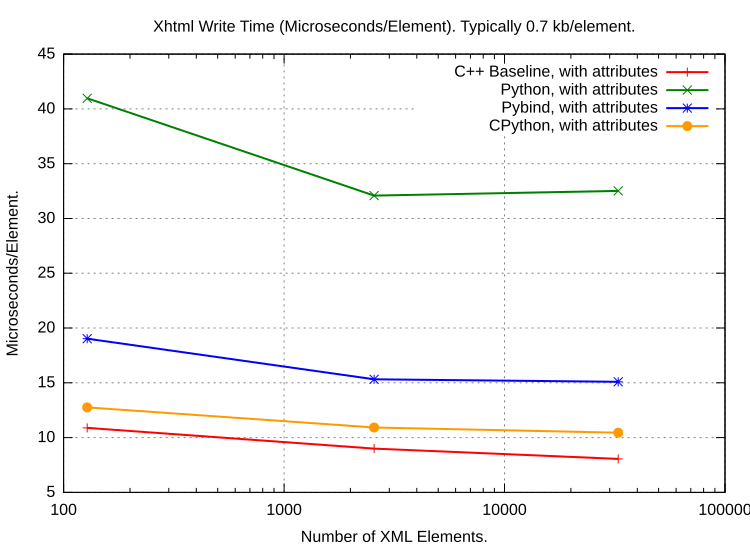

Reproduce this figure in gnuplot.
set logscale x
set grid
set title "Xhtml Write Time (Microseconds/Element). Typically 0.7 kb/element."
set xlabel "Number of XML Elements."
set xtics
#set format x ""

#set logscale y
set ylabel "Microseconds/Element."
# set yrange [8:35]
# set ytics 8,35,3
#set yrange [0:50]

# set logscale y2
# set y2label "Bytes"
# set y2range [1:1e9]
# set y2tics

set pointsize 1
set datafile separator whitespace#"\t"
set datafile missing "NaN"
# Curve fit
#cost(x) = a + (b / (x/1024))
#fit cost(x) "XhtmlWriteRate.dat" using 1:2 via a,b

Rate(x,y) = 1e6 * y / x

set terminal svg size 750,550           # choose the file format
#set terminal svg size 600,400           # choose the file format
set output "XhtmlWriteRateWithAttrs.svg"   # choose the output device

#set key title "Window Length"

#  lw 2 pointsize 2
#plot "XhtmlWriteTime.dat" using 1:(Rate($1,$2)) t "C++ Baseline, No attributes" with linespoints, \
    "XhtmlWriteTime.dat" using 1:(Rate($1,$3)) t "C++ Baseline, with attributes" with linespoints, \
    "XhtmlWriteTime.dat" using 1:(Rate($1,$4)) t "Python, No attributes" with linespoints, \
    "XhtmlWriteTime.dat" using 1:(Rate($1,$5)) t "Python, with attributes" with linespoints, \
    "XhtmlWriteTime.dat" using 1:(Rate($1,$6)) t "Pybind, No attributes" with linespoints, \
    "XhtmlWriteTime.dat" using 1:(Rate($1,$7)) t "Pybind, with attributes" with linespoints, \
    "XhtmlWriteTime.dat" using 1:(Rate($1,$8)) t "CPython, No attributes" with linespoints, \
    "XhtmlWriteTime.dat" using 1:(Rate($1,$9)) t "CPython, with attributes" with linespoints

# No attributes
#plot "XhtmlWriteTime.dat" using 1:(Rate($1,$2)) t "C++ Baseline" with linespoints lw 2, \
    "XhtmlWriteTime.dat" using 1:(Rate($1,$4)) t "Python" with linespoints lw 2, \
    "XhtmlWriteTime.dat" using 1:(Rate($1,$6)) t "Pybind" with linespoints lw 2, \
    "XhtmlWriteTime.dat" using 1:(Rate($1,$8)) t "CPython" with linespoints lw 2 lt 7

# With Attributes only
plot "XhtmlWriteTime.dat" using 1:(Rate($1,$3)) t "C++ Baseline, with attributes" with linespoints lw 2, \
    "XhtmlWriteTime.dat" using 1:(Rate($1,$5)) t "Python, with attributes" with linespoints lw 2, \
    "XhtmlWriteTime.dat" using 1:(Rate($1,$7)) t "Pybind, with attributes" with linespoints lw 2, \
    "XhtmlWriteTime.dat" using 1:(Rate($1,$9)) t "CPython, with attributes" with linespoints lw 2 lt 7


reset
